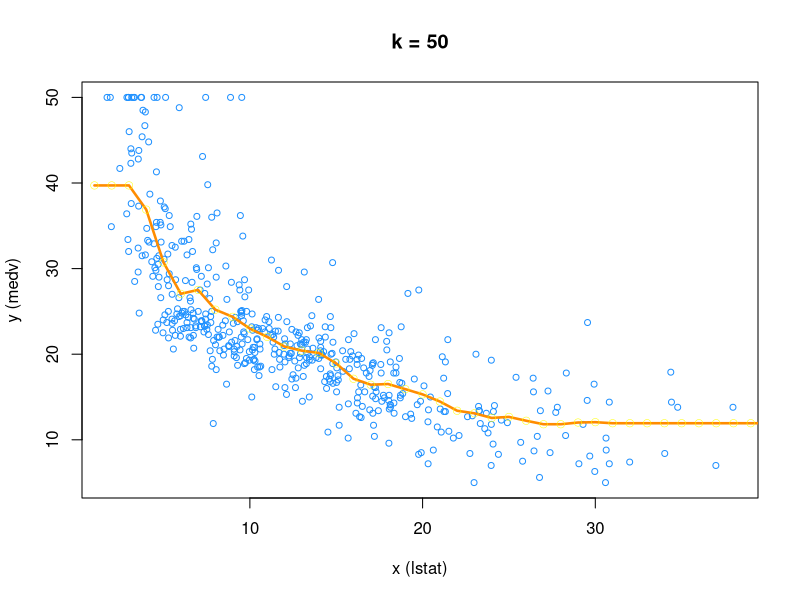
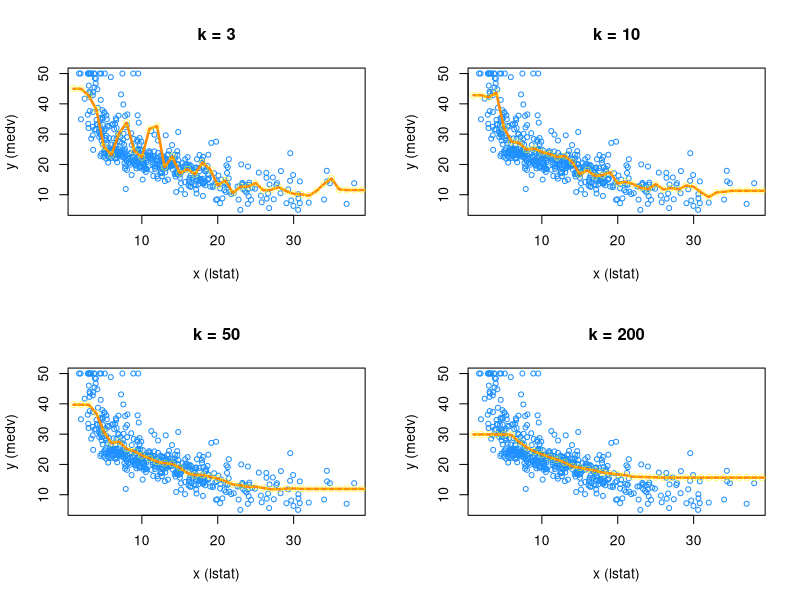

Reproduce these figures in R, in order.
## ---- chunk 1
library(MASS)
data(Boston)
help(Boston)


x <- Boston$lstat
y <- Boston$medv
xy <- data.frame(x,y)
## ---- chunk 2
knn_regression<-function(t,df,k, C, R){
  # We create an empty df
  knn_reg <- data.frame(matrix(nrow = length(t), ncol = 2))
  
  # A list to save the different k's
  ks <- list()
  
  # K values:
  k_s <- k
  
  # A list of empty df
  for (i in k_s) {
    ks[[i]] <- knn_reg
  }
  # We generate the knn regressions:
  for (j in k_s) {
    for (p in t) {
      d_st_xy <- as.matrix(dist(c(p,df[,1])))[1,-1]
      d_st_xy_k <- sort(d_st_xy,partial=j)[j]
      N_st_k <- unname(which(d_st_xy <= d_st_xy_k))
      knn_reg[,1] <- seq(1,length(t))
      # Now we compute the knn estimator by the given definition of m(t):
      knn_reg[,2][p] <- sum(df[N_st_k,2])/j
    }
    # We save the estimated values in a list
    ks[[j]] <- knn_reg[,c(1, 2)]
  }
  # We generate different plots according to the k neighbourhoods:
  par(mfrow = c(R,C))
  for (z in k_s) {
    plot(df$y ~ df$x,
         data = Boston,
         cex = .8,
         col = "dodgerblue",
         main = paste0("k = ",z),
         ylab = "y (medv)",
         xlab = "x (lstat)")
    lines(ks[[z]][,1], ks[[z]][,2], col = "darkorange", lwd = 2.5)
    points(ks[[z]][,1], ks[[z]][,2], col = "yellow", lwd = 0.5)
  }
}
## ---- chunk 3
knn_regression(1:40,xy,50, 1,1)
## ---- chunk 4
k<-c(3,10,50,200)
knn_regression(1:70,xy,k,2,2)

